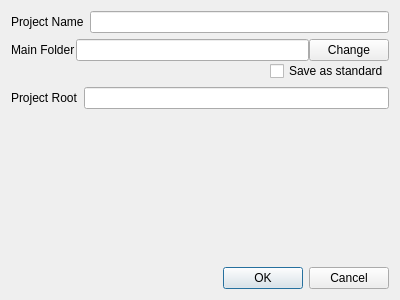
<?xml version="1.0" encoding="UTF-8"?>
<ui version="4.0">
 <class>NewProject</class>
 <widget class="QDialog" name="NewProject">
  <property name="geometry">
   <rect>
    <x>0</x>
    <y>0</y>
    <width>400</width>
    <height>300</height>
   </rect>
  </property>
  <property name="windowTitle">
   <string>New Project Set-Up</string>
  </property>
  <layout class="QVBoxLayout" name="verticalLayout_2">
   <item>
    <layout class="QHBoxLayout" name="horizontalLayout">
     <item>
      <widget class="QLabel" name="label">
       <property name="minimumSize">
        <size>
         <width>65</width>
         <height>0</height>
        </size>
       </property>
       <property name="text">
        <string>Project Name</string>
       </property>
      </widget>
     </item>
     <item>
      <widget class="QLineEdit" name="projectName"/>
     </item>
    </layout>
   </item>
   <item>
    <layout class="QVBoxLayout" name="verticalLayout">
     <property name="spacing">
      <number>0</number>
     </property>
     <item>
      <layout class="QHBoxLayout" name="horizontalLayout_2">
       <item>
        <widget class="QLabel" name="label_2">
         <property name="minimumSize">
          <size>
           <width>65</width>
           <height>0</height>
          </size>
         </property>
         <property name="text">
          <string>Main Folder</string>
         </property>
        </widget>
       </item>
       <item>
        <widget class="QLineEdit" name="mainPath">
         <property name="readOnly">
          <bool>true</bool>
         </property>
        </widget>
       </item>
       <item>
        <widget class="QPushButton" name="pushButton">
         <property name="text">
          <string>Change</string>
         </property>
        </widget>
       </item>
      </layout>
     </item>
     <item>
      <layout class="QHBoxLayout" name="horizontalLayout_3">
       <item>
        <spacer name="horizontalSpacer">
         <property name="orientation">
          <enum>Qt::Horizontal</enum>
         </property>
         <property name="sizeHint" stdset="0">
          <size>
           <width>40</width>
           <height>20</height>
          </size>
         </property>
        </spacer>
       </item>
       <item>
        <widget class="QCheckBox" name="checkBox">
         <property name="text">
          <string>Save as standard</string>
         </property>
        </widget>
       </item>
      </layout>
     </item>
    </layout>
   </item>
   <item>
    <layout class="QHBoxLayout" name="horizontalLayout_4">
     <item>
      <widget class="QLabel" name="label_3">
       <property name="minimumSize">
        <size>
         <width>65</width>
         <height>0</height>
        </size>
       </property>
       <property name="text">
        <string>Project Root</string>
       </property>
      </widget>
     </item>
     <item>
      <widget class="QLineEdit" name="rootPath">
       <property name="readOnly">
        <bool>true</bool>
       </property>
      </widget>
     </item>
    </layout>
   </item>
   <item>
    <widget class="QLabel" name="errorMessage">
     <property name="styleSheet">
      <string notr="true">QLabel {
	font-style: bold;
	font-size: 16px;
	color: red;
	qproperty-alignment: AlignCenter;
}</string>
     </property>
     <property name="text">
      <string/>
     </property>
    </widget>
   </item>
   <item>
    <widget class="QDialogButtonBox" name="buttonBox">
     <property name="orientation">
      <enum>Qt::Horizontal</enum>
     </property>
     <property name="standardButtons">
      <set>QDialogButtonBox::Cancel|QDialogButtonBox::Ok</set>
     </property>
    </widget>
   </item>
  </layout>
 </widget>
 <resources/>
 <connections>
  <connection>
   <sender>buttonBox</sender>
   <signal>accepted()</signal>
   <receiver>NewProject</receiver>
   <slot>accept()</slot>
   <hints>
    <hint type="sourcelabel">
     <x>248</x>
     <y>254</y>
    </hint>
    <hint type="destinationlabel">
     <x>157</x>
     <y>274</y>
    </hint>
   </hints>
  </connection>
  <connection>
   <sender>buttonBox</sender>
   <signal>rejected()</signal>
   <receiver>NewProject</receiver>
   <slot>reject()</slot>
   <hints>
    <hint type="sourcelabel">
     <x>316</x>
     <y>260</y>
    </hint>
    <hint type="destinationlabel">
     <x>286</x>
     <y>274</y>
    </hint>
   </hints>
  </connection>
 </connections>
</ui>
